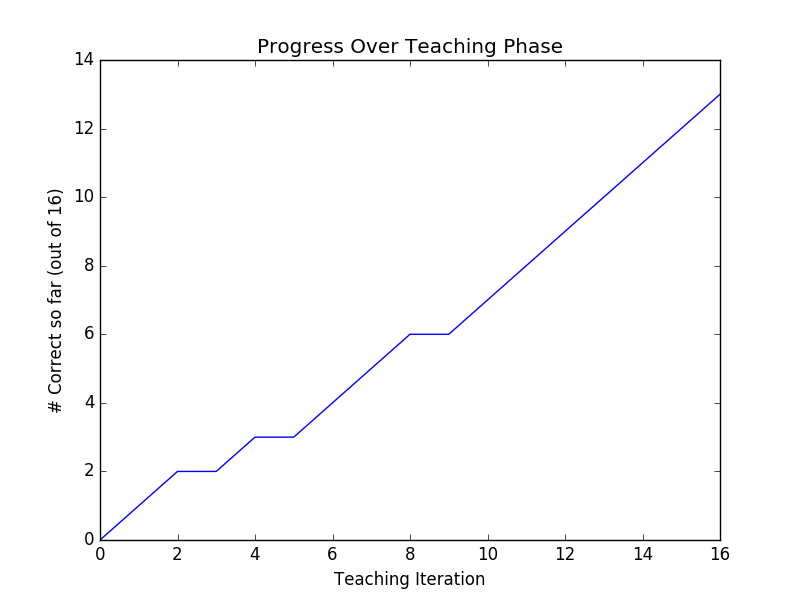

Generate this figure with Python:
from __future__ import print_function
from __future__ import division
import math
import random
import numpy as np
import matplotlib.pyplot as plt


results = [False, True, True, False, True, False, True, True, True, False, True, True, True, True, True, True, True]


score = np.zeros(len(results))
print(score)

for i in range(len(results)): 
	if results[i] == True: 
		score[i:] += 1


fig = plt.figure()
plt.title('Progress Over Teaching Phase')
plt.xlabel('Teaching Iteration')
plt.ylabel('# Correct so far (out of 16)')
plt.plot(range(0, 17), score)
plt.show()
